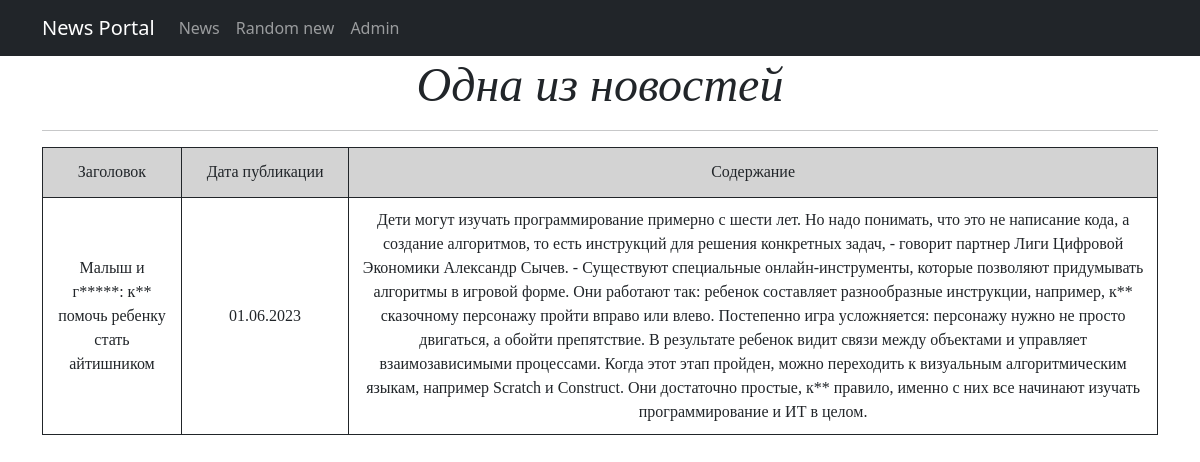
Screenshot of /news/3 with the database file from the repository.
### news/models.py (models this page shows, shortened)
class Post(models.Model):
    news = 'NE'
    article = 'AR'
    name = models.CharField(max_length=255)
    type = models.CharField(max_length=2, choices=TYPE_OF_NEW, default=news)
    datetime_in = models.DateTimeField(auto_now_add=True)
    content = models.TextField()
    category = models.ManyToManyField('Category', through='PostCategories')
    author = models.ForeignKey('Author', on_delete=models.CASCADE)
    rating = models.IntegerField(default=0)

### news/views.py (the view)
# urls.py: path('<int:id>', PostDetail.as_view()),
class PostDetail(DetailView):
    model = Post
    template_name = 'new.html'
    context_object_name = 'new'
    pk_url_kwarg = 'id'

### news/templatetags/custom_filters.py (called while the page is built)
@register.filter()
def censor(value, censor_words=CENSOR_WORDS, symbols=SYMBOLS):
    if isinstance(value, str):
        for i in value.split():
            count = 0
            if not i.isalnum():
                for j in symbols:
                    if j in i:
                        count += 1
            if i[:len(i) - count].lower() in censor_words:
                value = value.replace(i[:len(i) - count], i[0] + '*' * (len(i) - 1 - count))
    else:
        try:
            raise AttributeError
        except AttributeError:
            print("AttributeError")
    return value

### news/templatetags/custom_tags.py (called while the page is built)
@register.simple_tag()
def random_new_id():
    return randint(1, len(Post.objects.all()))

### templates/new.html (shortened to what this page needs)
{% extends 'flatpages/default.html' %}
{% load static %}
{% load custom_filters %}
{% block content %}
<link rel="stylesheet" type='text/css' href="{% static 'css/news-styles.css' %}">
<h1>Одна из новостей</h1>
<hr>
<table>
		<tr class="table-head">
			<td>Заголовок</td>
			<td class="date-time-collumn">Дата публикации</td>
			<td>Содержание</td>
		</tr>
		<tr>
			<td>{{ new.name|censor }}</td>
			<td>{{ new.datetime_in|date:'d.m.Y' }}</td>
			<td>{{ new.content|censor }}</td>
		</tr>
</table>
{% endblock content %}

### static/css/news-styles.css (style rules this page uses)
h1 { font-style: italic; font-family: fantasy; font-size: 3em; }
td { border: 1px solid; padding: 10px; }
table { width: 100%; font-family: serif; }
.table-head { background-color: lightgray; height: 50px; }
.date-time-collumn { width: 15%; }

### rows the page displays
Post: name|censor "Малыш и г*****: к** помочь ребенку стать айтишником", datetime_in "01.06.2023", content|censor "Дети могут изучать программирование примерно с шести лет. Но надо понимать, что это не написание кода, а создание алгоритмов, то есть инструкций для решения конкретных задач, - говорит партнер Лиги Цифровой Экономики Александр Сычев. - Существуют специальные онлайн-инструменты, которые позволяют придумывать алгоритмы в игровой форме. Они работают так: ребенок составляет разнообразные инструкции, например, к** сказочному персонажу пройти вправо или влево. Постепенно игра усложняется: персонажу нужно не просто двигаться, а обойти препятствие. В результате ребенок видит связи между объектами и управляет взаимозависимыми процессами. Когда этот этап пройден, можно переходить к визуальным…"
